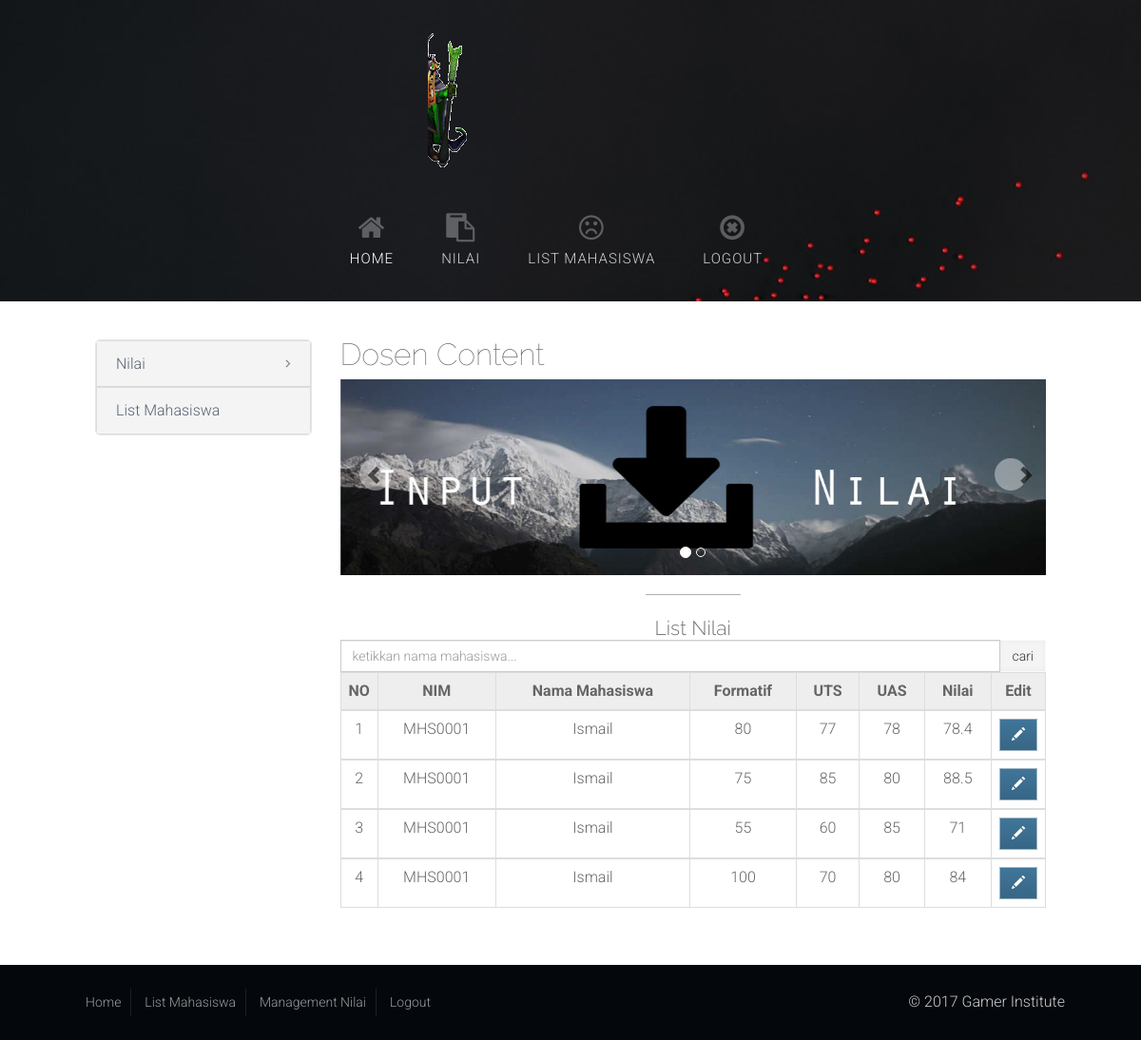
The page /user/dosen/konten/konten-index.php?module=list_nilai on the database its author committed.
### tables this page shows
CREATE TABLE `user` (
  `id` int(11) NOT NULL,
  `no` varchar(100) NOT NULL,
  `username` varchar(100) NOT NULL,
  `password` varchar(100) NOT NULL,
  `nama` varchar(100) NOT NULL,
  `level` enum('admin','dosen','mahasiswa','') NOT NULL
);

CREATE TABLE `nilai` (
  `id` int(11) NOT NULL,
  `nama_nilai` varchar(100) NOT NULL,
  `nama_matkul` varchar(100) NOT NULL,
  `formatif` int(100) NOT NULL,
  `uts` int(100) NOT NULL,
  `uas` int(100) NOT NULL,
  `formatif_perc` int(100) NOT NULL,
  `uts_perc` int(100) NOT NULL,
  `uas_perc` int(100) NOT NULL
);

### user/dosen/konten/list_nilai.php (the view, shortened to what this page needs)
<?php
$query = mysql_query("SELECT user.no, user.nama, nilai.formatif, nilai.uts, nilai.uas, nilai.formatif_perc, nilai.uts_perc, nilai.uas_perc, nilai.id FROM user, nilai where user.no=nilai.nama_nilai ");
?>
<h3 align="center">List Nilai</h3>
<div id="wrapform">
<div class="row">
    <form action="" method="get">
    <div class="col-lg-12">
        <div class="input-group">
            <input type="text" class="form-control" name="cari" placeholder="ketikkan nama mahasiswa..."/>
            <span class="input-group-btn">
                <input class="btn btn-default" type="submit" value="cari"/>
            </span>
        </div>
    </div>
    </form>
</div>
</div>
<table align="center" class="table table-bordered">
<thead align="center" style="background:#eee;font-size:14;">
<tr>
    <th style="text-align:center;" width="20">NO</th>
	<th style="text-align:center;" width="auto">NIM</th>
	<th style="text-align:center;" width="auto">Nama Mahasiswa</th>
	<th style="text-align:center;" width="auto">Formatif</th>
	<th style="text-align:center;" width="auto">UTS</th>
	<th style="text-align:center;" width="auto">UAS</th>
    <th style="text-align:center;" width="auto">Nilai</th>
	<th style="text-align:center;" width="auto">Edit</th>
</tr>
</thead>
<?php
    $no = 1;
    while ( $record = mysql_fetch_array($query)) {
        $rata = ((($record['formatif_perc']/100)*$record['formatif'])  + (($record['uts_perc']/100)*$record['uts']) + (($record['uas_perc']/100)*$record['uas']));
?>
<tbody >
<tr style="text-align:center;" class="table-striped">
    <td><?php echo $no?></td>
	<td><?php echo $record['no'];?></td>
	<td><?php echo $record['nama'];?></td>
	<td><?php echo $record['formatif'];?></td>
    <td><?php echo $record['uts'];?></td>
    <td><?php echo $record['uas'];?></td>
    <td><?php echo $rata?></td>
	<td align="center" width="50"><a href="?module=edit_nilai&id=<?php echo $record['id'];?>">
        <button class="btn btn-blue"><span class="glyphicon glyphicon-pencil"></span></button></a>
    </td>
</tr>
</tbody>
<?php
    $no++;}
?>
</table>

### assets/css/nexus.css (style rules this page uses)
html { overflow-y: scroll; height: 100%; }
body { line-height: 1.7em; font-family: 'Roboto', sans-serif; font-size: 16px; font-weight: 300; background-color: #474f5b; background-color: #FFFFFF; color: #656565; height: 100%; }
.btn { border-radius: 0px; }
.btn-default { background-color: rgba(0, 0, 0, 0.043); border: 1px solid rgba(0, 0, 0, 0.15); border-radius: 0px; box-shadow: 0 0 5px 0 rgba(0, 0, 0, 0.05) inset; margin: 0; }
.btn-blue { background-color: #386685 !important; background-repeat: repeat-x; filter: progid:DXImageTransform.Microsoft.gradient(startColorstr="#40769a", endColorstr="#376685"); background-image: -khtml-gradient(linear, left top, left bottom, from(#40769a), to(#376685)); background-image: -moz-linear-gradient(top, #40769a, #376685); background-image: -ms-linear-gradient(top, #40769a, #376685); background-image: -webkit-gradient(linear, left top, left bottom, color-stop(0%, #40769a), color-stop(100%, #376685)); background-image: -webkit-linear-gradient(top, #40769a, #376685); background-image: -o-linear-gradient(top, #40769a, #376685); background-image: linear-gradient(#40769a, #376685); border-color: #376685 #376685 #356280; color: #fff !important; text-shadow: 0 -1px 0 rgba(0, 0, 0, 0.09); -webkit-font-smoothing: antialiased; }
h3 { font-size: 21px; font-weight: 300; padding: 0; font-family: 'Raleway', sans-serif; margin: 0; color: #555555; opacity: 0.8; }
a { text-decoration: none; color: #596372; -webkit-transition: color 0.15s ease-in; -moz-transition: color 0.15s ease-in; -o-transition: color 0.15s ease-in; transition: color 0.15s ease-in; }
a, a:hover, a:active, a:focus { outline: 0; text-decoration: none; }
.btn { border-radius: 0px; border-color: rgba(255, 255, 255, 0.5); transition: background-color 0.2s ease; font-weight: 300; }
.glyphicon { display: inline-block; font-family: 'Glyphicons Halflings'; font-style: normal; font-weight: 400; line-height: 1; position: relative; top: 1px; }

### rows shown on the page
user: no "MHS0001", nama "Ismail", nilai.formatif "80", nilai.uts "77", nilai.uas "78", nilai.formatif_perc+formatif+uts_perc "78.4", nilai.formatif "75", nilai.uts "85", nilai.uas "80", nilai.formatif_perc+formatif+uts_perc "88.5", nilai.formatif "55", nilai.uts "60", nilai.uas "85", nilai.formatif_perc+formatif+uts_perc "71", nilai.formatif "100", nilai.uts "70", nilai.formatif_perc+formatif+uts_perc "84"
